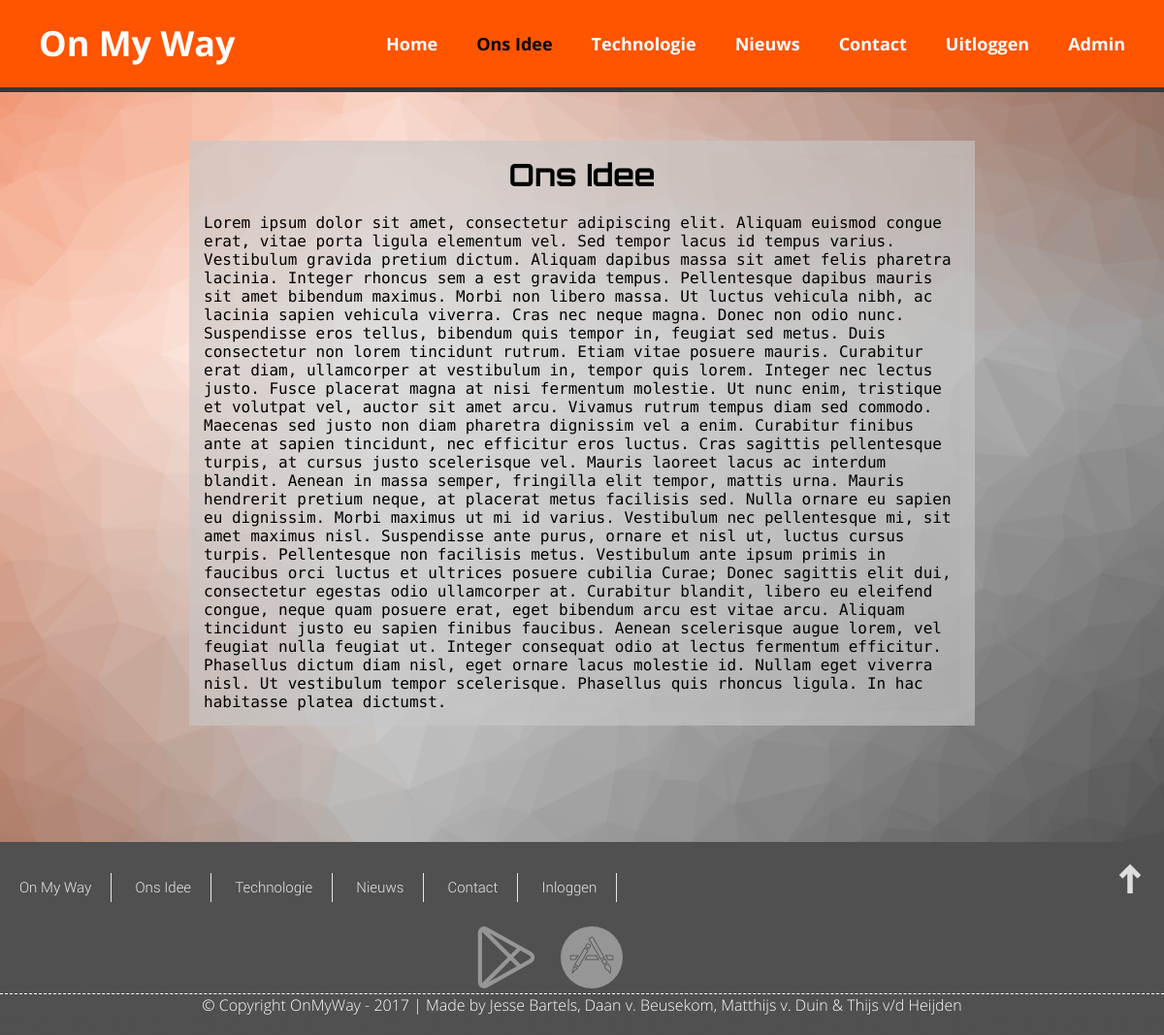
The page /our_idea.php (signed in) on the database its author committed.
### tables this page shows
CREATE TABLE `txt` (
  `txt_id` int(11) NOT NULL,
  `category_id` int(1) NOT NULL,
  `txt_title` varchar(255) NOT NULL,
  `txt_content` text NOT NULL,
  `post_by` int(11) NOT NULL,
  `txt_date` date NOT NULL,
  `txt_visible` int(11) NOT NULL
);

### our_idea.php (the view, shortened to what this page needs)
<?php
include "top.php";
$SQL = "SELECT `txt_id`, `category_id`, `txt_title`, `txt_content`, `post_by`, `txt_date`, `txt_visible` FROM `txt` WHERE txt_id='2'";
$result = $connection->query($SQL);
?>
		<div class="text">
		  <?php
            while($row = $result->fetch_assoc()){
        ?>
			<div class="text-title">
				<h1><?php echo $row['txt_title']?></h1>
			</div>
			<div class="text-text">
				<p><?php echo $row['txt_content']?> </p>
			</div>
        <?php
            }
        ?>
		</div>
<?php
include "bottom.php";
?>

### CSS/main_stylesheet.css (style rules this page uses)
* { margin: 0; padding: 0; }
html { background-color: rgb(235,235,235); background-image: url("../IMG/Background/background-2.png"); background-attachment: fixed; background-position: center; -webkit-background-size: cover; -moz-background-size: cover; -o-background-size: cover; background-size: cover; background-repeat: no-repeat; width: 100%; height: (100% + 800px); min-width: 1000px; }
.text { max-width: 780px; Margin-top: 50px; position: center; margin-right: auto; margin-left: auto; background-color: rgba(199, 199, 199, 0.6); border-style: solid; border-width: 15px; border-color: rgba(199, 199, 199, 0.1); }
.text h1 { font-family: 'Orbitron', sans-serif; }
.text-title { display: flex; }
.text-title h1 { margin-right: auto; margin-left: auto; text-align: center; }
.text-text { display: flex; margin-top:20px; }
.text-text p { max-width: 2000px; margin-right: auto; text-align: left; }

### CSS/wide_stylesheet.css (style rules this page uses)
html { background-color: rgb(235,235,235); background-image: url("../IMG/Background/background-2.png"); background-attachment: fixed; background-position: center; -webkit-background-size: cover; -moz-background-size: cover; -o-background-size: cover; background-size: cover; background-repeat: no-repeat; width: 100%; height: 100%; min-width: 1000px; }
body { width: 100%; height: 100%; }

### rows shown on the page
txt: txt_title "Ons Idee", txt_content "Lorem ipsum dolor sit amet, consectetur adipiscing elit. Aliquam euismod congue erat, vitae porta ligula elementum vel. Sed tempor lacus id tempus varius. Vestibulum gravida pretium dictum. Aliquam dapibus massa sit amet felis pharetra lacinia. Integer rhoncus sem a est gravida tempus. Pellentesque dapibus mauris sit amet bibendum maximus. Morbi non libero massa. Ut luctus vehicula nibh, ac lacinia sapien vehicula viverra. Cras nec neque magna. Donec non odio nunc. Suspendisse eros tellus, bibendum quis tempor in, feugiat sed metus. Duis consectetur non lorem tincidunt rutrum. Etiam vitae posuere mauris. Curabitur erat diam, ullamcorper at vestibulum in, tempor quis lorem. Integer nec…"
